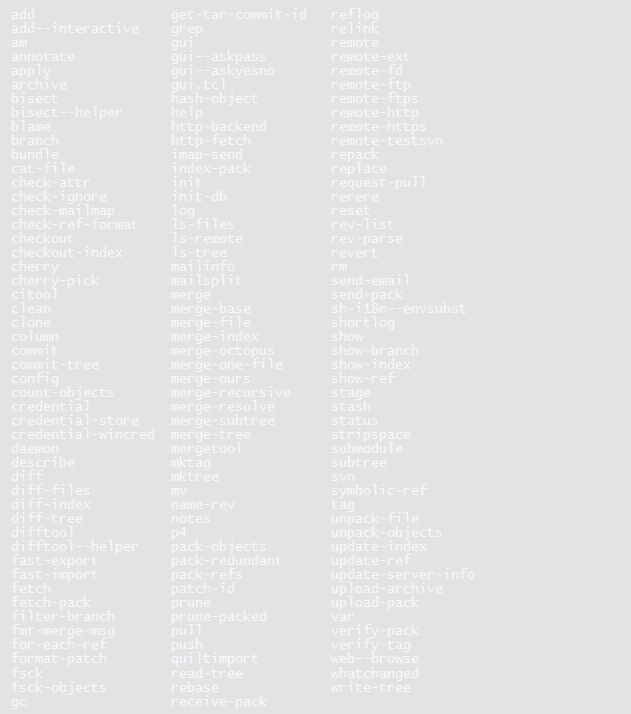
#> input picture images/bg-img.png, 631 x 714 px
$ python ascii-art.py ../images/bg-img.png   (Python 2 division)   (older library calls are emulated)
#> lines starting #> are read from the running program, lines starting #| are printed output that depends on the picture
from collections import Counter
from PIL import Image, ImageFilter, ImageFont, ImageDraw, ImageEnhance, ImageOps

import argparse
import cgi
import colorsys
import string

MIN_LEVEL = 80
MAX_LEVEL = 127
GAMMA = 0.78

HTML_PREFIX = '''
<!DOCTYPE html>
<html>
<head>
    <title>ASCII Art</title>
    <style type="text/css">
        #text {
            font-size: 4px;
            font-family: monospace, Courier;
            line-height: 0.4;
        }
    </style>
</head>
<body>
<pre id='text'>
'''

HTML_SUFFIX = '''
</pre>
</body>
</html>
'''

# Level object from https://stackoverflow.com/a/3125421/2313792
class Level(object):
    def __init__(self, min_val, max_val, gamma):
        self.min_value, self.max_value = min_val / 255.0, max_val / 255.0
        self.interval = self.max_value - self.min_value
        self.inv_gamma = 1.0 / gamma

    def level_values(self, band_values):
        h, s, v = colorsys.rgb_to_hsv(*(i / 255.0 for i in band_values))
        if v <= self.min_value:
            v = 0.0
        elif v >= self.max_value:
            v = 1.0
        else:
            v = ((v - self.min_value) / self.interval) ** self.inv_gamma
        return tuple(int(255 * i) for i in colorsys.hsv_to_rgb(h, s, v))


def generate_basic_sketch(image, min_level, max_level, gamma):
    blur_filter = ImageFilter.GaussianBlur(radius=8)
    foreground = image.filter(blur_filter)          # apply gaussian blur
    foreground = ImageOps.invert(foreground)        # invert colors
    image = Image.blend(foreground, image, 0.5)     # blend with 50% opacity (should show the outlines)
    leveller = Level(min_level, max_level, gamma)   # clamp color levels
    data = [leveller.level_values(data) for data in image.getdata()]
    image.putdata(data)
    return image

# Modified from https://github.com/ajalt/pyasciigen/blob/master/asciigen.py
def generate_art(path, given_width=None, brightness=None, contrast=None,
                 min_level=MIN_LEVEL, max_level=MAX_LEVEL, gamma=GAMMA, html=False):
#> called with path = '../images/bg-img.png', min_level = 80, max_level = 127, gamma = 0.78, html = False
    font = ImageFont.load_default()
    char_width, char_height = font.getsize('X')

    def char_density(c, font=font):
        image = Image.new('1', font.getsize(c), color=255)
        draw = ImageDraw.Draw(image)
        draw.text((0, 0), c, font=font)
        return Counter(image.getdata())[0]      # count black pixels

    # sort the characters according to the pixel density of their render
    chars = sorted(string.letters + string.digits + string.punctuation + ' ',
                   key=char_density, reverse=True)

    image = Image.open(path)
#> image is the input picture: PIL image 631x714 RGBA; mean R, G, B, A 12.5, 12.5, 12.4, 28
    scale = 1
    width, height = image.size
#> width = 631; height = 714
    if given_width is not None:
        scale = float(given_width) / width
        width = given_width

    if contrast is not None:
        image = ImageEnhance.Contrast(image).enhance(contrast)
    if brightness is not None:
        image = ImageEnhance.Brightness(image).enhance(brightness)

    # resize the image based on character size and aspect ratio
    height = int(height * scale * char_width / float(char_height))
#> height = 499
    image = image.resize((width, height), Image.ANTIALIAS)
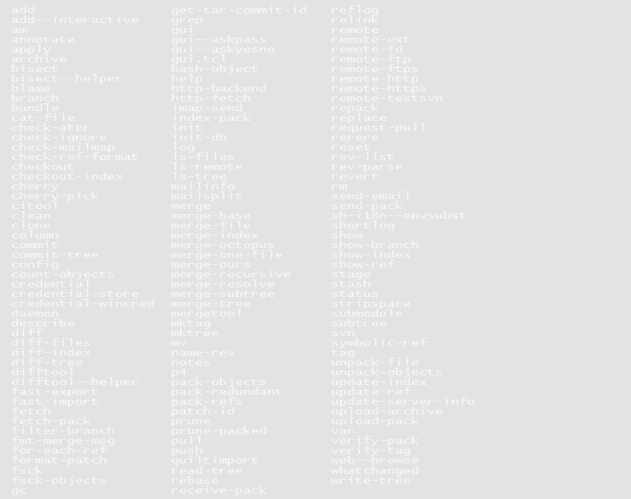
#> image: PIL image 631x499 RGBA; mean R, G, B, A 12.9, 12.9, 12.9, 28; transparent parts drawn white
    # generate basic sketch to extract the necessary details
    image = generate_basic_sketch(image, min_level, max_level, gamma)
    pixels = image.convert('L').load()

    if html:
        print HTML_PREFIX

    for y in xrange(height):
        s = ''.join(chars[int(pixels[x, y] / 255. * (len(chars) - 1) + 0.5)] for x in xrange(width))
        if html:
            print s
        else:
            print cgi.escape(s) + '<br />\n'

    if html:
        print HTML_SUFFIX


if __name__ == '__main__':
    parser = argparse.ArgumentParser(description='Generate ascii art from an image.')
    parser.add_argument('image', help='Image file to read.')
    parser.add_argument('--width', '-w', type=int,
                        help='Width of output text. (Default: width of image)')
    parser.add_argument('--min-level', '-mi', type=int,
                        help='Min clamping value for sketch. (Default: %s)' % MIN_LEVEL)
    parser.add_argument('--max-level', '-mx', type=int,
                        help='Max clamping value for sketch. (Default: %s)' % MAX_LEVEL)
    parser.add_argument('--gamma', '-g', metavar='RATIO', type=float,
                        help='Gamma value for sketch. (Default: %s)' % GAMMA)
    parser.add_argument('--contrast', '-c', metavar='RATIO', type=float,
                        help='Contrast ratio to apply to image.')
    parser.add_argument('--brightness', '-b', metavar='RATIO', type=float,
                        help='Brightness ratio to apply to image.')
    parser.add_argument('--html', '-html', action='store_true',
                        help='Print HTML in stdout')
    parser.set_defaults(min_level=MIN_LEVEL, max_level=MAX_LEVEL, gamma=GAMMA, html=False)
    args = parser.parse_args()

#> (the run stopped early here; a loop or call above may not have finished)
